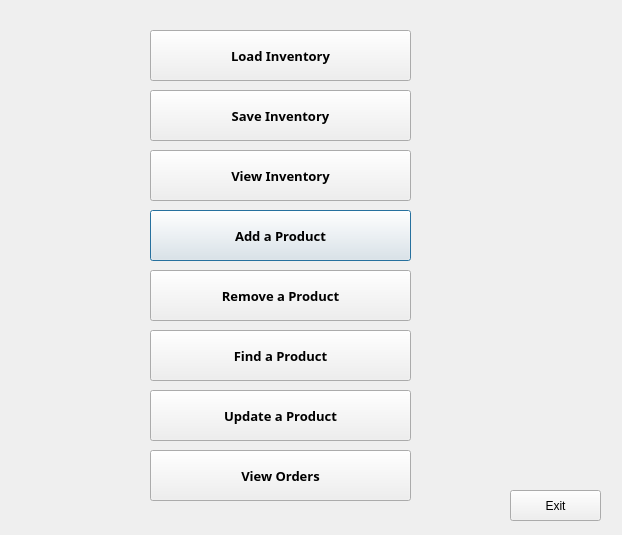
<?xml version="1.0" encoding="UTF-8"?>
<ui version="4.0">
 <class>HomeInventory</class>
 <widget class="QDialog" name="HomeInventory">
  <property name="geometry">
   <rect>
    <x>0</x>
    <y>0</y>
    <width>622</width>
    <height>535</height>
   </rect>
  </property>
  <property name="windowTitle">
   <string>Admin Management</string>
  </property>
  <widget class="QPushButton" name="addInven_btn">
   <property name="geometry">
    <rect>
     <x>150</x>
     <y>210</y>
     <width>261</width>
     <height>51</height>
    </rect>
   </property>
   <property name="font">
    <font>
     <family>Arial Black</family>
     <pointsize>10</pointsize>
     <bold>true</bold>
    </font>
   </property>
   <property name="text">
    <string>Add a Product</string>
   </property>
  </widget>
  <widget class="QPushButton" name="remove_btn">
   <property name="geometry">
    <rect>
     <x>150</x>
     <y>270</y>
     <width>261</width>
     <height>51</height>
    </rect>
   </property>
   <property name="font">
    <font>
     <family>Arial Black</family>
     <pointsize>10</pointsize>
     <bold>true</bold>
    </font>
   </property>
   <property name="text">
    <string>Remove a Product</string>
   </property>
  </widget>
  <widget class="QPushButton" name="load_btn">
   <property name="geometry">
    <rect>
     <x>150</x>
     <y>30</y>
     <width>261</width>
     <height>51</height>
    </rect>
   </property>
   <property name="font">
    <font>
     <family>Arial Black</family>
     <pointsize>10</pointsize>
     <bold>true</bold>
    </font>
   </property>
   <property name="text">
    <string>Load Inventory</string>
   </property>
  </widget>
  <widget class="QPushButton" name="find_btn">
   <property name="geometry">
    <rect>
     <x>150</x>
     <y>330</y>
     <width>261</width>
     <height>51</height>
    </rect>
   </property>
   <property name="font">
    <font>
     <family>Arial Black</family>
     <pointsize>10</pointsize>
     <bold>true</bold>
    </font>
   </property>
   <property name="text">
    <string>Find a Product</string>
   </property>
  </widget>
  <widget class="QPushButton" name="view_btn">
   <property name="geometry">
    <rect>
     <x>150</x>
     <y>150</y>
     <width>261</width>
     <height>51</height>
    </rect>
   </property>
   <property name="font">
    <font>
     <family>Arial Black</family>
     <pointsize>10</pointsize>
     <bold>true</bold>
    </font>
   </property>
   <property name="text">
    <string>View Inventory</string>
   </property>
  </widget>
  <widget class="QPushButton" name="exit_button">
   <property name="geometry">
    <rect>
     <x>510</x>
     <y>490</y>
     <width>91</width>
     <height>31</height>
    </rect>
   </property>
   <property name="text">
    <string>Exit</string>
   </property>
  </widget>
  <widget class="QPushButton" name="update_btn">
   <property name="geometry">
    <rect>
     <x>150</x>
     <y>390</y>
     <width>261</width>
     <height>51</height>
    </rect>
   </property>
   <property name="font">
    <font>
     <family>Arial Black</family>
     <pointsize>10</pointsize>
     <bold>true</bold>
    </font>
   </property>
   <property name="text">
    <string>Update a Product</string>
   </property>
  </widget>
  <widget class="QPushButton" name="save_btn">
   <property name="geometry">
    <rect>
     <x>150</x>
     <y>90</y>
     <width>261</width>
     <height>51</height>
    </rect>
   </property>
   <property name="font">
    <font>
     <family>Arial Black</family>
     <pointsize>10</pointsize>
     <bold>true</bold>
    </font>
   </property>
   <property name="text">
    <string>Save Inventory</string>
   </property>
  </widget>
  <widget class="QPushButton" name="order_btn">
   <property name="geometry">
    <rect>
     <x>150</x>
     <y>450</y>
     <width>261</width>
     <height>51</height>
    </rect>
   </property>
   <property name="font">
    <font>
     <family>Arial Black</family>
     <pointsize>10</pointsize>
     <bold>true</bold>
    </font>
   </property>
   <property name="text">
    <string>View Orders</string>
   </property>
  </widget>
 </widget>
 <resources/>
 <connections>
  <connection>
   <sender>exit_button</sender>
   <signal>clicked()</signal>
   <receiver>HomeInventory</receiver>
   <slot>close()</slot>
   <hints>
    <hint type="sourcelabel">
     <x>555</x>
     <y>475</y>
    </hint>
    <hint type="destinationlabel">
     <x>310</x>
     <y>254</y>
    </hint>
   </hints>
  </connection>
 </connections>
</ui>
